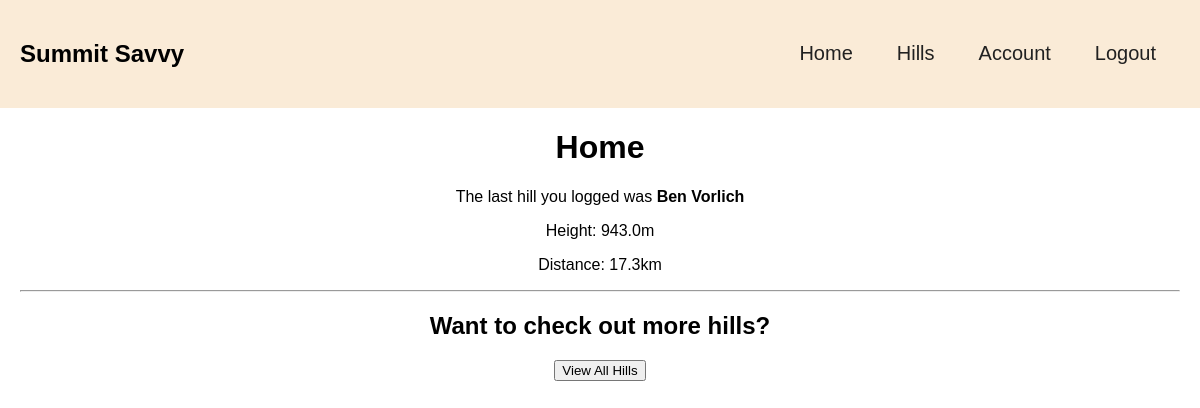
Before: / (signed in) with the older database file.
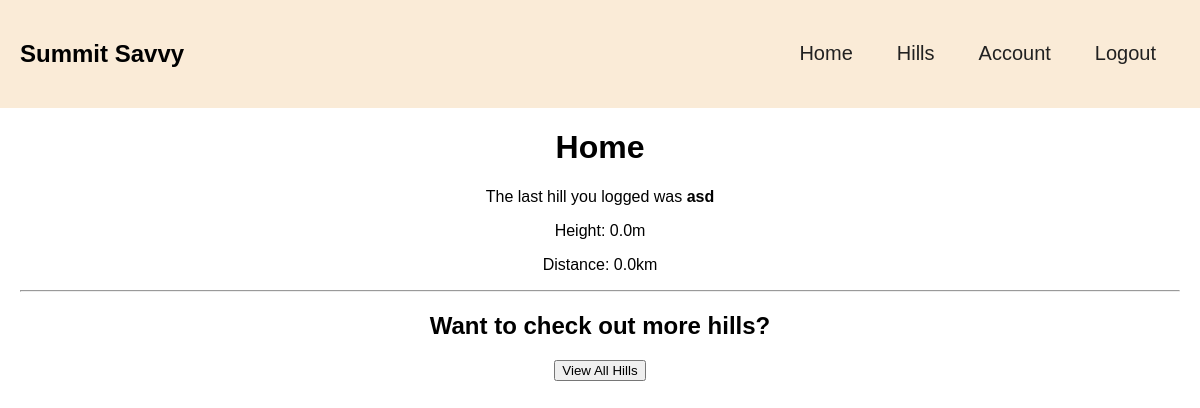
After: the same page with the newer database file.
### app/models.py (models this page shows)
class Hill(db.Model):
    __tablename__ = 'hills'
    id: so.Mapped[int] = so.mapped_column(primary_key=True)
    title: so.Mapped[str] = so.mapped_column(sa.String(255), index=True)
    distance: so.Mapped[str] = so.mapped_column(sa.Float(255), index=True, nullable=True)
    height: so.Mapped[Optional[str]] = so.mapped_column(sa.Float(255), index=True, nullable=True)
    time: so.Mapped[Optional[str]] = so.mapped_column(sa.String(20), index=True, nullable=True)
    latitude: so.Mapped[str] = so.mapped_column(sa.Float(255), index=True, nullable=True)
    longitude: so.Mapped[str] = so.mapped_column(sa.Float(255), index=True, nullable=True)
    user_id = so.mapped_column(sa.ForeignKey('users.id'))
    user = so.relationship('User', back_populates='hills')

### app/routes.py (the view)
@app.route('/', methods=['GET', 'POST'])
@login_required
def index():
    last_hill = Hill.query.filter_by(user_id=current_user.id).order_by(Hill.id.desc()).first()
    return render_template('index.html', title="Home", last_hill=last_hill)

### app/models.py (called while the page is built)
@login.user_loader
def load_user(id):
    return db.session.get(User, int(id))

### app/templates/index.html (shortened to what this page needs)
{% extends "base.html" %}
{% block content %}
<link rel="stylesheet" href="{{ url_for('static', filename='index.css') }}" />
<div class='index-container'>
    <h1>Home</h1>
    <div class="your-hills">
        {% if last_hill %}
            <p>The last hill you logged was <b>{{ last_hill.title }}</b></h3>
            <p>Height: {{ last_hill.height}}m</p>
            <p>Distance: {{ last_hill.distance }}km</p>
        {% else %}
        <h4>You have not logged any hills yet.</h4>
        {% endif %}
    </div>
    <hr>
    <h2>Want to check out more hills?</h2>
    <a href="/all_hills"><button>View All Hills</button></a>
</div>
{% endblock %}

Changed rows visible on the page:
no longer on this page (row unchanged): Hill: title "Ben Vorlich", height "943.0", distance "17.3"
added Hill: title "asd", height "0.0", distance "0.0"
